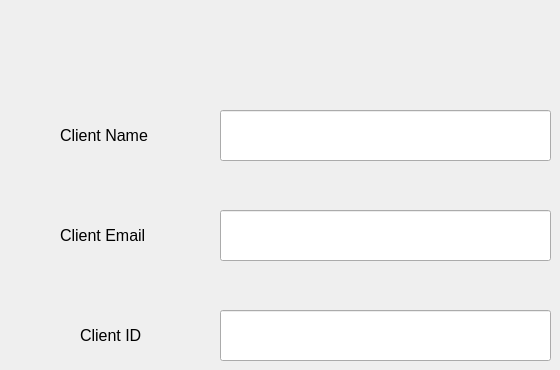
        <widget class="QWidget" name="tab_16">
         <attribute name="title">
          <string>Add a New Client</string>
         </attribute>
         <widget class="QLineEdit" name="lineEdit_29">
          <property name="geometry">
           <rect>
            <x>220</x>
            <y>110</y>
            <width>331</width>
            <height>51</height>
           </rect>
          </property>
         </widget>
         <widget class="QLabel" name="label_37">
          <property name="geometry">
           <rect>
            <x>60</x>
            <y>120</y>
            <width>121</width>
            <height>31</height>
           </rect>
          </property>
          <property name="font">
           <font>
            <family>Segoe UI</family>
            <pointsize>12</pointsize>
           </font>
          </property>
          <property name="text">
           <string>Client Name</string>
          </property>
         </widget>
         <widget class="QLineEdit" name="lineEdit_30">
          <property name="geometry">
           <rect>
            <x>220</x>
            <y>210</y>
            <width>331</width>
            <height>51</height>
           </rect>
          </property>
         </widget>
         <widget class="QLabel" name="label_39">
          <property name="geometry">
           <rect>
            <x>60</x>
            <y>220</y>
            <width>121</width>
            <height>31</height>
           </rect>
          </property>
          <property name="font">
           <font>
            <family>Segoe UI</family>
            <pointsize>12</pointsize>
           </font>
          </property>
          <property name="text">
           <string>Client Email</string>
          </property>
         </widget>
         <widget class="QLineEdit" name="lineEdit_31">
          <property name="geometry">
           <rect>
            <x>220</x>
            <y>310</y>
            <width>331</width>
            <height>51</height>
           </rect>
          </property>
         </widget>
         <widget class="QLabel" name="label_40">
          <property name="geometry">
           <rect>
            <x>80</x>
            <y>320</y>
            <width>81</width>
            <height>31</height>
           </rect>
          </property>
          <property name="font">
           <font>
            <family>Segoe UI</family>
            <pointsize>12</pointsize>
           </font>
          </property>
          <property name="text">
           <string>Client ID</string>
          </property>
         </widget>
        </widget>
